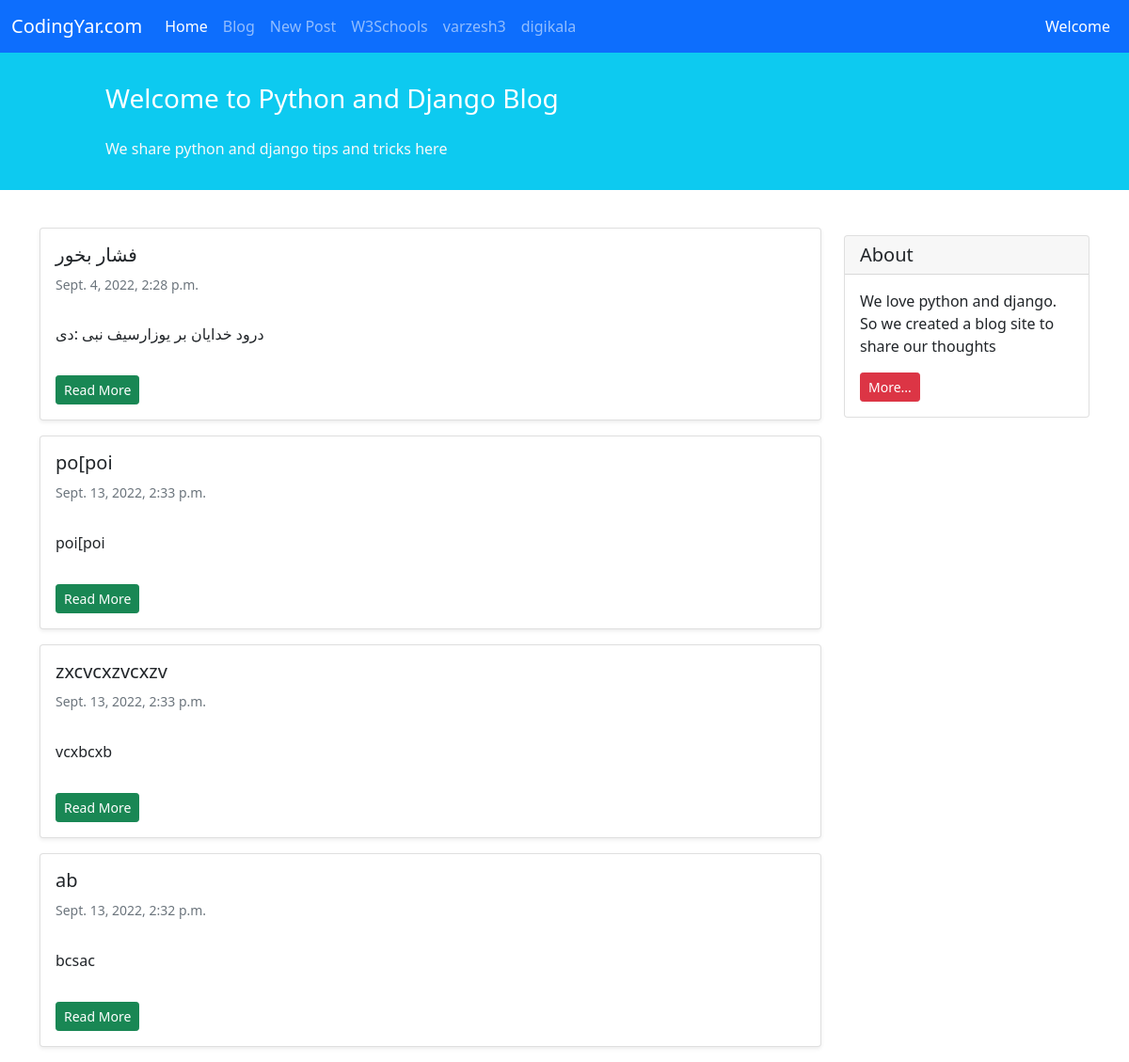
Screenshot of /blog/ with the database file from the repository.
### blog/models.py (models this page shows, shortened)
class Post(models.Model):
    STATUS_CHOICES = (
        ('pub', 'published'),
        ('drf', 'draft'),
    )
    title = models.CharField(max_length=100)
    text = models.TextField()
    author = models.ForeignKey('auth.user', on_delete=models.CASCADE)
    date_created = models.DateTimeField(auto_now_add=True)
    date_modified = models.DateTimeField(auto_now=True)
    status = models.CharField(choices=STATUS_CHOICES, max_length=3)

### blog/views.py (the view)
# urls.py: path('', views.show_blog, name='blog'),
def show_blog(request):
    context = {'posts': Post.objects.filter(status='pub').order_by('-date_modified')}
    return render(request, 'blog/index.html', context)

### blog/templates/blog/index.html (shortened to what this page needs)
{% extends '_base.html' %}
{% block main_body %}
<div class="container mt-4">
    <div class="row">
        <div class="col-9">
            {% for post in posts %}
            <div class="card shadow-sm my-3">
                <div class="card-body">
                    <h5 class="card-title"> {{ post.title }} </h5>
                    <h6 class="card-subtitle mb-2 text-muted small py-2"> {{ post.date_created }} </h6>
                    <p class="card-text py-3">
                        {{ post.text }}
                    </p>
                    <a href="/blog/{{post.id}}" class="btn btn-sm btn-success">Read More</a>
                </div>
            </div>
            {% endfor %}
        </div>
        <div class="col-3">
                <div class="card my-4">
                    <h5 class="card-header">About</h5>
                    <div class="card-body">
                        <p class="card-text">We love python and django. So we created a blog site to share our
                            thoughts</p>
                        <a href="{% url 'more' %}"
                           class="btn btn-sm btn-danger">
                            More...
                        </a>
                    </div>
                </div>
        </div>
    </div>
</div>
{% endblock main_body %}

### rows the page displays
Post: title "فشار بخور", date_created "Sept. 4, 2022, 2:28 p.m.", text "درود خدایان بر یوزارسیف نبی :دی"
Post: title "po[poi", date_created "Sept. 13, 2022, 2:33 p.m.", text "poi[poi"
Post: title "zxcvcxzvcxzv", date_created "Sept. 13, 2022, 2:33 p.m.", text "vcxbcxb"
Post: title "ab", date_created "Sept. 13, 2022, 2:32 p.m.", text "bcsac"
